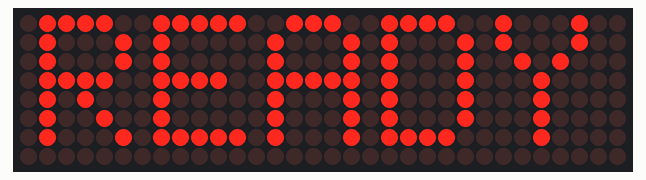
Simulated run of this sketch. Board: Arduino Mega 2560, built with avr-gcc and run on an emulated ATmega2560. On the bench: 32×8 LED matrix.

Above: at 0.1 s.

The sketch:

Display_Test_1.ino
```cpp
#include <MD_Parola.h>
#include <MD_MAX72XX.h>
#include <SPI.h>

// --- Hardware setup ---
#define HARDWARE_TYPE MD_MAX72XX::FC16_HW
#define MAX_DEVICES   4        // <-- change to your number of 8x8 modules
#define DATA_PIN      23       // DIN
#define CLK_PIN       18       // CLK
#define CS_PIN        4        // CS

MD_Parola P(HARDWARE_TYPE, DATA_PIN, CLK_PIN, CS_PIN, MAX_DEVICES);

void setup() {
  P.begin();
  P.setIntensity(3);          // 0..15 brightness
  P.displayClear();

  // If your display is physically upside-down or mirrored, try one (or both):
  // P.setZoneEffect(0, true, PA_FLIP_UD);
  // P.setZoneEffect(0, true, PA_FLIP_LR);

  // Print a centered READY message (no scroll)
  P.displayText((char*)"READY", PA_CENTER, 0, 0, PA_PRINT, PA_NO_EFFECT);
}

void loop() {
  // Parola needs this call even for static text
  P.displayAnimate();
}
```
